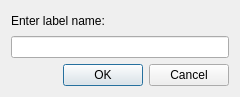
<?xml version="1.0" encoding="UTF-8"?>
<ui version="4.0">
 <class>Dialog</class>
 <widget class="QDialog" name="Dialog">
  <property name="geometry">
   <rect>
    <x>0</x>
    <y>0</y>
    <width>240</width>
    <height>97</height>
   </rect>
  </property>
  <property name="windowTitle">
   <string>Dialog</string>
  </property>
  <layout class="QVBoxLayout" name="verticalLayout">
   <item>
    <widget class="QLabel" name="label">
     <property name="text">
      <string>Enter label name:</string>
     </property>
    </widget>
   </item>
   <item>
    <widget class="QLineEdit" name="lineEdit"/>
   </item>
   <item>
    <widget class="QDialogButtonBox" name="buttonBox">
     <property name="orientation">
      <enum>Qt::Horizontal</enum>
     </property>
     <property name="standardButtons">
      <set>QDialogButtonBox::Cancel|QDialogButtonBox::Ok</set>
     </property>
    </widget>
   </item>
  </layout>
 </widget>
 <resources/>
 <connections>
  <connection>
   <sender>buttonBox</sender>
   <signal>accepted()</signal>
   <receiver>Dialog</receiver>
   <slot>accept()</slot>
   <hints>
    <hint type="sourcelabel">
     <x>248</x>
     <y>254</y>
    </hint>
    <hint type="destinationlabel">
     <x>157</x>
     <y>274</y>
    </hint>
   </hints>
  </connection>
  <connection>
   <sender>buttonBox</sender>
   <signal>rejected()</signal>
   <receiver>Dialog</receiver>
   <slot>reject()</slot>
   <hints>
    <hint type="sourcelabel">
     <x>316</x>
     <y>260</y>
    </hint>
    <hint type="destinationlabel">
     <x>286</x>
     <y>274</y>
    </hint>
   </hints>
  </connection>
 </connections>
</ui>
